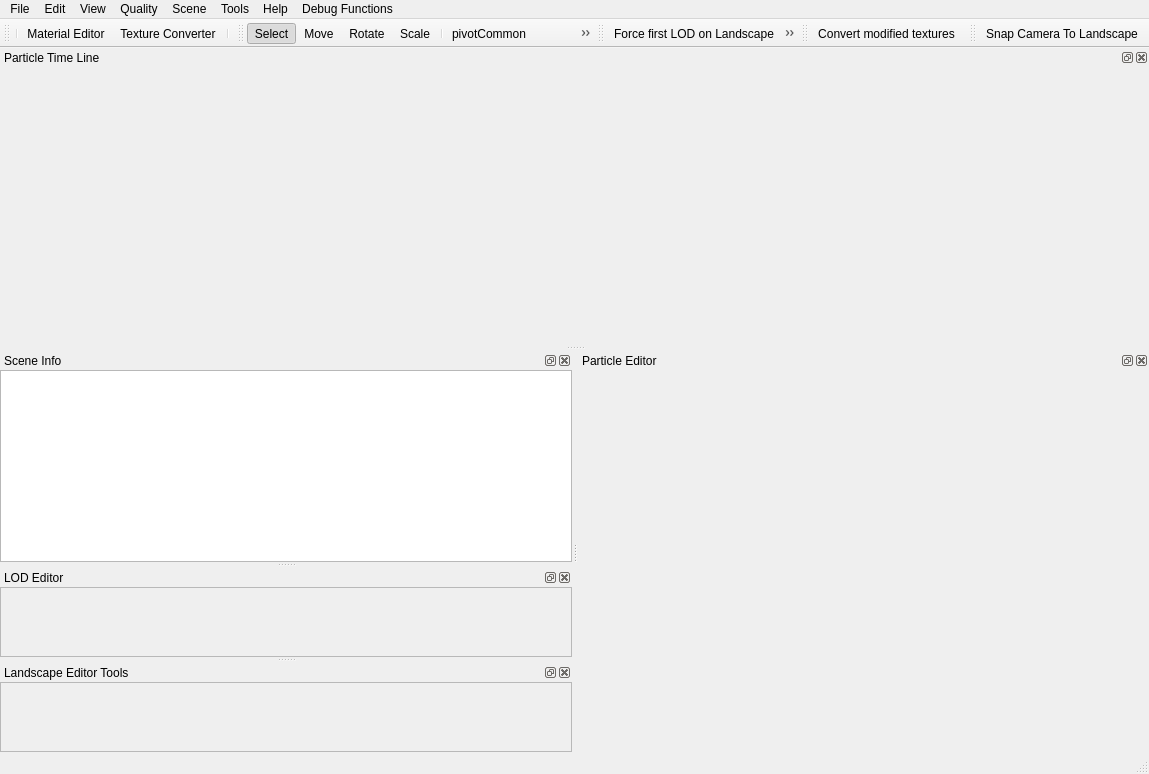
 <widget class="QMainWindow" name="MainWindow">
  <property name="geometry">
   <rect>
    <x>0</x>
    <y>0</y>
    <width>1149</width>
    <height>774</height>
   </rect>
  </property>
  <property name="sizePolicy">
   <sizepolicy hsizetype="Preferred" vsizetype="Preferred">
    <horstretch>0</horstretch>
    <verstretch>0</verstretch>
   </sizepolicy>
  </property>
  <property name="minimumSize">
   <size>
    <width>1024</width>
    <height>768</height>
   </size>
  </property>
  <property name="contextMenuPolicy">
   <enum>Qt::CustomContextMenu</enum>
  </property>
  <property name="windowTitle">
   <string>MainWindow</string>
  </property>
  <property name="dockOptions">
   <set>QMainWindow::AllowNestedDocks|QMainWindow::AllowTabbedDocks|QMainWindow::AnimatedDocks</set>
  </property>
  <widget class="QFrame" name="mainFrame">
   <layout class="QVBoxLayout" name="verticalLayout_8">
    <property name="spacing">
     <number>0</number>
    </property>
    <property name="leftMargin">
     <number>0</number>
    </property>
    <property name="topMargin">
     <number>0</number>
    </property>
    <property name="rightMargin">
     <number>0</number>
    </property>
    <property name="bottomMargin">
     <number>0</number>
    </property>
   </layout>
  </widget>
  <widget class="QToolBar" name="mainToolBar">
   <property name="windowTitle">
    <string>Main Toolbar</string>
   </property>
   <property name="iconSize">
    <size>
     <width>16</width>
     <height>16</height>
    </size>
   </property>
   <attribute name="toolBarArea">
    <enum>TopToolBarArea</enum>
   </attribute>
   <attribute name="toolBarBreak">
    <bool>false</bool>
   </attribute>
   <addaction name="separator"/>
   <addaction name="actionMaterialEditor"/>
   <addaction name="actionTextureConverter"/>
   <addaction name="separator"/>
  </widget>
  <widget class="QMenuBar" name="menuBar">
   <property name="geometry">
    <rect>
     <x>0</x>
     <y>0</y>
     <width>1149</width>
     <height>22</height>
    </rect>
   </property>
   <property name="path" stdset="0">
    <string/>
   </property>
   <widget class="QMenu" name="File">
    <property name="title">
     <string>File</string>
    </property>
   </widget>
   <widget class="QMenu" name="Tools">
    <property name="title">
     <string>Tools</string>
    </property>
    <addaction name="actionTextureConverter"/>
    <addaction name="actionMaterialEditor"/>
    <addaction name="actionCubemapEditor"/>
    <addaction name="actionImageSplitter"/>
    <addaction name="actionHeightmap_Delta_Tool"/>
    <addaction name="separator"/>
   </widget>
   <widget class="QMenu" name="View">
    <property name="title">
     <string>View</string>
    </property>
    <widget class="QMenu" name="Toolbars">
     <property name="title">
      <string>Toolbars</string>
     </property>
    </widget>
    <widget class="QMenu" name="menuLightView">
     <property name="title">
      <string>Light</string>
     </property>
     <addaction name="actionAlbedo"/>
     <addaction name="actionAmbient"/>
     <addaction name="actionDiffuse"/>
     <addaction name="actionSpecular"/>
    </widget>
    <widget class="QMenu" name="Dock">
     <property name="title">
      <string>Dock Windows</string>
     </property>
    </widget>
    <addaction name="menuLightView"/>
    <addaction name="separator"/>
    <addaction name="Toolbars"/>
    <addaction name="Dock"/>
    <addaction name="separator"/>
    <addaction name="actionShowEditorGizmo"/>
    <addaction name="actionLightmapCanvas"/>
    <addaction name="actionShowStaticOcclusion"/>
    <addaction name="actionEnableVisibilitySystem"/>
    <addaction name="separator"/>
   </widget>
   <widget class="QMenu" name="Edit">
    <property name="title">
     <string>Edit</string>
    </property>
    <addaction name="separator"/>
    <addaction name="actionModifySelect"/>
    <addaction name="actionModifyMove"/>
    <addaction name="actionModifyRotate"/>
    <addaction name="actionModifyScale"/>
    <addaction name="separator"/>
    <addaction name="actionLockTransform"/>
    <addaction name="actionUnlockTransform"/>
    <addaction name="separator"/>
    <addaction name="actionZeroPivotPoint"/>
    <addaction name="actionCenterPivotPoint"/>
    <addaction name="separator"/>
    <addaction name="separator"/>
   </widget>
   <widget class="QMenu" name="Help">
    <property name="title">
     <string>Help</string>
    </property>
    <addaction name="actionHelp"/>
   </widget>
   <widget class="QMenu" name="Scene">
    <property name="title">
     <string>Scene</string>
    </property>
    <widget class="QMenu" name="menuLandscape_2">
     <property name="title">
      <string>Landscape save</string>
     </property>
     <addaction name="actionSaveHeightmapToPNG"/>
     <addaction name="actionSaveTiledTexture"/>
    </widget>
    <widget class="QMenu" name="VisibilityCheckSystem">
     <property name="title">
      <string>Visibility Check System</string>
     </property>
     <addaction name="actionEnableVisibilitySystem"/>
     <addaction name="actionRefreshVisibilitySystem"/>
     <addaction name="separator"/>
     <addaction name="actionFixCurrentFrame"/>
     <addaction name="actionReleaseCurrentFrame"/>
    </widget>
    <addaction name="actionEnableCameraLight"/>
    <addaction name="actionConvertModifiedTextures"/>
    <addaction name="separator"/>
    <addaction name="actionHeightMapEditor"/>
    <addaction name="actionTileMapEditor"/>
    <addaction name="actionShowNotPassableLandscape"/>
    <addaction name="actionRulerTool"/>
    <addaction name="actionCustomColorsEditor"/>
    <addaction name="actionWayEditor"/>
    <addaction name="menuLandscape_2"/>
    <addaction name="separator"/>
    <addaction name="separator"/>
    <addaction name="actionBuildStaticOcclusion"/>
    <addaction name="actionInvalidateStaticOcclusion"/>
    <addaction name="VisibilityCheckSystem"/>
    <addaction name="separator"/>
    <addaction name="separator"/>
    <addaction name="actionSnapCameraToLandscape"/>
    <addaction name="separator"/>
    <addaction name="actionValidateScene"/>
   </widget>
   <widget class="QMenu" name="Quality">
    <property name="title">
     <string>Quality</string>
    </property>
    <addaction name="separator"/>
    <addaction name="actionCustomQuality"/>
   </widget>
   <widget class="QMenu" name="DebugFunctions">
    <property name="title">
     <string>Debug Functions</string>
    </property>
    <widget class="QMenu" name="menuDump">
     <property name="title">
      <string>Dump</string>
     </property>
     <addaction name="actionDumpTextures"/>
     <addaction name="actionDumpSprites"/>
    </widget>
    <addaction name="actionGridCopy"/>
    <addaction name="actionBatchProcess"/>
    <addaction name="actionCreateTestHardSkinnedObject"/>
    <addaction name="actionCreateTestSoftSkinnedObject"/>
    <addaction name="actionImageSplitterForNormals"/>
    <addaction name="actionReplaceTextureMipmap"/>
    <addaction name="menuDump"/>
    <addaction name="actionToggleUseInstancing"/>
   </widget>
   <addaction name="File"/>
   <addaction name="Edit"/>
   <addaction name="View"/>
   <addaction name="Quality"/>
   <addaction name="Scene"/>
   <addaction name="Tools"/>
   <addaction name="Help"/>
   <addaction name="DebugFunctions"/>
  </widget>
  <widget class="QDockWidget" name="dockParticleEditor">
   <property name="maximumSize">
    <size>
     <width>524287</width>
     <height>524287</height>
    </size>
   </property>
   <property name="windowTitle">
    <string>Particle Editor</string>
   </property>
   <attribute name="dockWidgetArea">
    <number>2</number>
   </attribute>
   <widget class="ParticleEditorWidget" name="dockWidgetContents_3"/>
  </widget>
  <widget class="QDockWidget" name="dockParticleEditorTimeLine">
   <property name="maximumSize">
    <size>
     <width>524287</width>
     <height>524287</height>
    </size>
   </property>
   <property name="windowTitle">
    <string>Particle Time Line</string>
   </property>
   <attribute name="dockWidgetArea">
    <number>4</number>
   </attribute>
   <widget class="ParticleTimeLineWidget" name="dockWidgetContents_2"/>
  </widget>
  <widget class="QToolBar" name="modificationToolBar">
   <property name="windowTitle">
    <string>Modifications Toolbar</string>
   </property>
   <property name="iconSize">
    <size>
     <width>16</width>
     <height>16</height>
    </size>
   </property>
   <attribute name="toolBarArea">
    <enum>TopToolBarArea</enum>
   </attribute>
   <attribute name="toolBarBreak">
    <bool>false</bool>
   </attribute>
   <addaction name="actionModifySelect"/>
   <addaction name="actionModifyMove"/>
   <addaction name="actionModifyRotate"/>
   <addaction name="actionModifyScale"/>
   <addaction name="separator"/>
   <addaction name="actionPivotCommon"/>
   <addaction name="actionPivotCenter"/>
   <addaction name="separator"/>
   <addaction name="actionZeroPivotPoint"/>
   <addaction name="actionCenterPivotPoint"/>
   <addaction name="separator"/>
   <addaction name="actionManualModifMode"/>
   <addaction name="actionModifyReset"/>
  </widget>
  <widget class="StatusBar" name="statusBar"/>
  <widget class="QDockWidget" name="dockSceneInfo">
   <property name="enabled">
    <bool>true</bool>
   </property>
   <property name="windowTitle">
    <string>Scene Info</string>
   </property>
   <attribute name="dockWidgetArea">
    <number>1</number>
   </attribute>
   <widget class="QWidget" name="dockSceneInfoContent">
    <layout class="QVBoxLayout" name="verticalLayout_6">
     <property name="spacing">
      <number>3</number>
     </property>
     <property name="leftMargin">
      <number>0</number>
     </property>
     <property name="topMargin">
      <number>0</number>
     </property>
     <property name="rightMargin">
      <number>0</number>
     </property>
     <property name="bottomMargin">
      <number>0</number>
     </property>
     <item>
      <widget class="SceneInfo" name="sceneInfo">
       <property name="enabled">
        <bool>true</bool>
       </property>
       <property name="autoFillBackground">
        <bool>false</bool>
       </property>
       <property name="frameShadow">
        <enum>QFrame::Plain</enum>
       </property>
       <property name="editTriggers">
        <set>QAbstractItemView::NoEditTriggers</set>
       </property>
       <property name="alternatingRowColors">
        <bool>false</bool>
       </property>
       <property name="selectionMode">
        <enum>QAbstractItemView::NoSelection</enum>
       </property>
       <property name="selectionBehavior">
        <enum>QAbstractItemView::SelectRows</enum>
       </property>
       <property name="indentation">
        <number>16</number>
       </property>
      </widget>
     </item>
    </layout>
   </widget>
  </widget>
  <widget class="QDockWidget" name="dockLODEditor">
   <property name="windowTitle">
    <string>LOD Editor</string>
   </property>
   <attribute name="dockWidgetArea">
    <number>1</number>
   </attribute>
   <widget class="QWidget" name="dockLODEditorContent">
    <layout class="QVBoxLayout" name="verticalLayout_2">
     <property name="leftMargin">
      <number>0</number>
     </property>
     <property name="topMargin">
      <number>0</number>
     </property>
     <property name="rightMargin">
      <number>0</number>
     </property>
     <property name="bottomMargin">
      <number>0</number>
     </property>
     <item>
      <widget class="QScrollArea" name="scrollArea">
       <property name="widgetResizable">
        <bool>true</bool>
       </property>
       <widget class="LODEditor" name="scrollAreaWidgetContents">
        <property name="geometry">
         <rect>
          <x>0</x>
          <y>0</y>
          <width>254</width>
          <height>136</height>
         </rect>
        </property>
       </widget>
      </widget>
     </item>
    </layout>
   </widget>
  </widget>
  <widget class="QToolBar" name="landscapeToolBar">
   <property name="windowTitle">
    <string>Landscape Toolbar</string>
   </property>
   <property name="iconSize">
    <size>
     <width>16</width>
     <height>16</height>
    </size>
   </property>
   <attribute name="toolBarArea">
    <enum>TopToolBarArea</enum>
   </attribute>
   <attribute name="toolBarBreak">
    <bool>false</bool>
   </attribute>
   <addaction name="actionForceFirstLODonLandscape"/>
   <addaction name="actionHeightMapEditor"/>
   <addaction name="actionTileMapEditor"/>
   <addaction name="actionShowNotPassableLandscape"/>
   <addaction name="actionRulerTool"/>
   <addaction name="actionCustomColorsEditor"/>
   <addaction name="actionWayEditor"/>
  </widget>
  <widget class="QToolBar" name="sceneToolBar">
   <property name="windowTitle">
    <string>Scene Toolbar</string>
   </property>
   <property name="iconSize">
    <size>
     <width>16</width>
     <height>16</height>
    </size>
   </property>
   <attribute name="toolBarArea">
    <enum>TopToolBarArea</enum>
   </attribute>
   <attribute name="toolBarBreak">
    <bool>false</bool>
   </attribute>
   <addaction name="actionConvertModifiedTextures"/>
  </widget>
  <widget class="QToolBar" name="cameraToolBar">
   <property name="windowTitle">
    <string>Camera Tool Bar</string>
   </property>
   <property name="iconSize">
    <size>
     <width>16</width>
     <height>16</height>
    </size>
   </property>
   <attribute name="toolBarArea">
    <enum>TopToolBarArea</enum>
   </attribute>
   <attribute name="toolBarBreak">
    <bool>false</bool>
   </attribute>
   <addaction name="actionSnapCameraToLandscape"/>
  </widget>
  <widget class="QDockWidget" name="dockLandscapeEditorControls">
   <property name="windowTitle">
    <string>Landscape Editor Tools</string>
   </property>
   <attribute name="dockWidgetArea">
    <number>1</number>
   </attribute>
   <widget class="QWidget" name="dockLandscapeEditorControlsContent">
    <layout class="QVBoxLayout" name="verticalLayout_3">
     <property name="leftMargin">
      <number>0</number>
     </property>
     <property name="topMargin">
      <number>0</number>
     </property>
     <property name="rightMargin">
      <number>0</number>
     </property>
     <property name="bottomMargin">
      <number>0</number>
     </property>
     <item>
      <widget class="QScrollArea" name="landscapeScrollArea">
       <property name="widgetResizable">
        <bool>true</bool>
       </property>
       <widget class="LandscapeEditorControlsPlaceholder" name="landscapeEditorControlsPlaceholder">
        <property name="geometry">
         <rect>
          <x>0</x>
          <y>0</y>
          <width>254</width>
          <height>136</height>
         </rect>
        </property>
       </widget>
      </widget>
     </item>
    </layout>
   </widget>
  </widget>
  <action name="actionMaterialEditor">
   <property name="icon">
    <iconset resource="Resources.qrc">
     <normaloff>:/QtIcons/materialeditor.png</normaloff>:/QtIcons/materialeditor.png</iconset>
   </property>
   <property name="text">
    <string>Material Editor</string>
   </property>
   <property name="shortcut">
    <string>Ctrl+M</string>
   </property>
   <property name="blockName" stdset="0">
    <string>Editor</string>
   </property>
   <property name="actionName" stdset="0">
    <string>Material Editor</string>
   </property>
  </action>
  <action name="actionHeightMapEditor">
   <property name="checkable">
    <bool>true</bool>
   </property>
   <property name="icon">
    <iconset resource="Resources.qrc">
     <normaloff>:/QtIcons/land_height.png</normaloff>:/QtIcons/land_height.png</iconset>
   </property>
   <property name="text">
    <string>Height Map Editor</string>
   </property>
   <property name="shortcut">
    <string>Ctrl+E</string>
   </property>
   <property name="actionName" stdset="0">
    <string>Height Map Editor</string>
   </property>
   <property name="blockName" stdset="0">
    <string>Editor</string>
   </property>
  </action>
  <action name="actionTileMapEditor">
   <property name="checkable">
    <bool>true</bool>
   </property>
   <property name="icon">
    <iconset resource="Resources.qrc">
     <normaloff>:/QtIcons/land_tile.png</normaloff>:/QtIcons/land_tile.png</iconset>
   </property>
   <property name="text">
    <string>Tile Mask Editor</string>
   </property>
   <property name="shortcut">
    <string>Ctrl+T</string>
   </property>
   <property name="actionName" stdset="0">
    <string>Tile Mask Editor</string>
   </property>
   <property name="blockName" stdset="0">
    <string>Editor</string>
   </property>
  </action>
  <action name="actionTextureConverter">
   <property name="icon">
    <iconset resource="Resources.qrc">
     <normaloff>:/QtIcons/textureeditor.png</normaloff>:/QtIcons/textureeditor.png</iconset>
   </property>
   <property name="text">
    <string>Texture Converter</string>
   </property>
   <property name="shortcut">
    <string>Alt+T</string>
   </property>
   <property name="actionName" stdset="0">
    <string>Texture converter</string>
   </property>
   <property name="blockName" stdset="0">
    <string>Editor</string>
   </property>
  </action>
  <action name="actionShowNotPassableLandscape">
   <property name="checkable">
    <bool>true</bool>
   </property>
   <property name="icon">
    <iconset resource="Resources.qrc">
     <normaloff>:/QtIcons/land_unpassable.png</normaloff>:/QtIcons/land_unpassable.png</iconset>
   </property>
   <property name="text">
    <string>Not Passable Landscape</string>
   </property>
   <property name="toolTip">
    <string>Not Passable Landscape</string>
   </property>
   <property name="shortcut">
    <string>Ctrl+A</string>
   </property>
   <property name="actionName" stdset="0">
    <string>Not Passable Landscape</string>
   </property>
   <property name="blockName" stdset="0">
    <string>Editor</string>
   </property>
  </action>
  <action name="actionRulerTool">
   <property name="checkable">
    <bool>true</bool>
   </property>
   <property name="icon">
    <iconset resource="Resources.qrc">
     <normaloff>:/QtIcons/land_ruler.png</normaloff>:/QtIcons/land_ruler.png</iconset>
   </property>
   <property name="text">
    <string>Ruler Tool</string>
   </property>
   <property name="shortcut">
    <string>Ctrl+R</string>
   </property>
   <property name="actionName" stdset="0">
    <string>Ruler Tool</string>
   </property>
   <property name="blockName" stdset="0">
    <string>Editor</string>
   </property>
  </action>
  <action name="actionModifyMove">
   <property name="checkable">
    <bool>true</bool>
   </property>
   <property name="icon">
    <iconset resource="Resources.qrc">
     <normaloff>:/QtIcons/modify_move.png</normaloff>:/QtIcons/modify_move.png</iconset>
   </property>
   <property name="text">
    <string>Move</string>
   </property>
   <property name="shortcut">
    <string notr="true">Q</string>
   </property>
   <property name="actionName" stdset="0">
    <string>Move</string>
   </property>
   <property name="blockName" stdset="0">
    <string>Scene Modification</string>
   </property>
  </action>
  <action name="actionModifyRotate">
   <property name="checkable">
    <bool>true</bool>
   </property>
   <property name="icon">
    <iconset resource="Resources.qrc">
     <normaloff>:/QtIcons/modify_rotate.png</normaloff>:/QtIcons/modify_rotate.png</iconset>
   </property>
   <property name="text">
    <string>Rotate</string>
   </property>
   <property name="shortcut">
    <string>E</string>
   </property>
   <property name="actionName" stdset="0">
    <string>Rotate</string>
   </property>
   <property name="blockName" stdset="0">
    <string>Scene Modification</string>
   </property>
  </action>
  <action name="actionModifyScale">
   <property name="checkable">
    <bool>true</bool>
   </property>
   <property name="icon">
    <iconset resource="Resources.qrc">
     <normaloff>:/QtIcons/modify_scale.png</normaloff>:/QtIcons/modify_scale.png</iconset>
   </property>
   <property name="text">
    <string>Scale</string>
   </property>
   <property name="shortcut">
    <string>R</string>
   </property>
   <property name="actionName" stdset="0">
    <string>Scale</string>
   </property>
   <property name="blockName" stdset="0">
    <string>Scene Modification</string>
   </property>
  </action>
  <action name="actionModifySelect">
   <property name="checkable">
    <bool>true</bool>
   </property>
   <property name="checked">
    <bool>true</bool>
   </property>
   <property name="icon">
    <iconset resource="Resources.qrc">
     <normaloff>:/QtIcons/modify_select.png</normaloff>:/QtIcons/modify_select.png</iconset>
   </property>
   <property name="text">
    <string>Select</string>
   </property>
  </action>
  <action name="actionModifyReset">
   <property name="icon">
    <iconset resource="Resources.qrc">
     <normaloff>:/QtIcons/ccancel.png</normaloff>:/QtIcons/ccancel.png</iconset>
   </property>
   <property name="text">
    <string>ModifyReset</string>
   </property>
  </action>
  <action name="actionEnableCameraLight">
   <property name="checkable">
    <bool>true</bool>
   </property>
   <property name="icon">
    <iconset resource="Resources.qrc">
     <normaloff>:/QtIcons/light.png</normaloff>:/QtIcons/light.png</iconset>
   </property>
   <property name="text">
    <string>Camera Light</string>
   </property>
   <property name="shortcut">
    <string>Alt+L</string>
   </property>
   <property name="actionName" stdset="0">
    <string>Camera Light</string>
   </property>
   <property name="blockName" stdset="0">
    <string>Editor</string>
   </property>
  </action>
  <action name="actionHelp">
   <property name="icon">
    <iconset resource="Resources.qrc">
     <normaloff>:/QtIcons/help.png</normaloff>:/QtIcons/help.png</iconset>
   </property>
   <property name="text">
    <string>Resource Editor Help</string>
   </property>
   <property name="shortcut">
    <string>F1</string>
   </property>
  </action>
  <action name="actionPivotCenter">
   <property name="checkable">
    <bool>true</bool>
   </property>
   <property name="icon">
    <iconset resource="Resources.qrc">
     <normaloff>:/QtIcons/pivot_center.png</normaloff>:/QtIcons/pivot_center.png</iconset>
   </property>
   <property name="text">
    <string>pivotCenter</string>
   </property>
   <property name="toolTip">
    <string>Use Pivot Point Center</string>
   </property>
  </action>
  <action name="actionPivotCommon">
   <property name="checkable">
    <bool>true</bool>
   </property>
   <property name="icon">
    <iconset resource="Resources.qrc">
     <normaloff>:/QtIcons/pivot_common.png</normaloff>:/QtIcons/pivot_common.png</iconset>
   </property>
   <property name="text">
    <string>pivotCommon</string>
   </property>
   <property name="toolTip">
    <string>Use Selection Center</string>
   </property>
  </action>
  <action name="actionManualModifMode">
   <property name="checkable">
    <bool>true</bool>
   </property>
   <property name="icon">
    <iconset resource="Resources.qrc">
     <normaloff>:/QtIcons/move_absolute.png</normaloff>
     <normalon>:/QtIcons/move_offset.png</normalon>:/QtIcons/move_absolute.png</iconset>
   </property>
   <property name="text">
    <string>manualModifMode</string>
   </property>
   <property name="toolTip">
    <string>Manual transform mode - Absolute/Offset</string>
   </property>
  </action>
  <action name="actionCubemapEditor">
   <property name="icon">
    <iconset resource="Resources.qrc">
     <normaloff>:/QtIcons/cubemap.png</normaloff>:/QtIcons/cubemap.png</iconset>
   </property>
   <property name="text">
    <string>Cubemap Editor</string>
   </property>
  </action>
  <action name="actionSaveHeightmapToPNG">
   <property name="text">
    <string>Save Heightmap as Image</string>
   </property>
  </action>
  <action name="actionSaveTiledTexture">
   <property name="text">
    <string>Save Landscape Texture</string>
   </property>
  </action>
  <action name="actionCustomColorsEditor">
   <property name="checkable">
    <bool>true</bool>
   </property>
   <property name="icon">
    <iconset resource="Resources.qrc">
     <normaloff>:/QtIcons/land_custcolor.png</normaloff>:/QtIcons/land_custcolor.png</iconset>
   </property>
   <property name="text">
    <string>Custom Colors Editor</string>
   </property>
   <property name="toolTip">
    <string>Custom Colors Editor</string>
   </property>
  </action>
  <action name="actionShowEditorGizmo">
   <property name="checkable">
    <bool>true</bool>
   </property>
   <property name="checked">
    <bool>true</bool>
   </property>
   <property name="icon">
    <iconset resource="Resources.qrc">
     <normaloff>:/QtIcons/gizmo.png</normaloff>:/QtIcons/gizmo.png</iconset>
   </property>
   <property name="text">
    <string>Show Editor Gizmo</string>
   </property>
   <property name="shortcut">
    <string>F12</string>
   </property>
   <property name="actionName" stdset="0">
    <string>Show Editor Gizmo</string>
   </property>
   <property name="blockName" stdset="0">
    <string>Editor</string>
   </property>
  </action>
  <action name="actionBuildStaticOcclusion">
   <property name="text">
    <string>Build Static Occlusion</string>
   </property>
  </action>
  <action name="actionConvertModifiedTextures">
   <property name="icon">
    <iconset resource="Resources.qrc">
     <normaloff>:/QtIconsTextureDialog/convert.png</normaloff>:/QtIconsTextureDialog/convert.png</iconset>
   </property>
   <property name="text">
    <string>Convert modified textures</string>
   </property>
  </action>
  <action name="actionAlbedo">
   <property name="checkable">
    <bool>true</bool>
   </property>
   <property name="checked">
    <bool>true</bool>
   </property>
   <property name="text">
    <string>Albedo</string>
   </property>
  </action>
  <action name="actionAmbient">
   <property name="checkable">
    <bool>true</bool>
   </property>
   <property name="checked">
    <bool>true</bool>
   </property>
   <property name="text">
    <string>Ambient</string>
   </property>
  </action>
  <action name="actionDiffuse">
   <property name="checkable">
    <bool>true</bool>
   </property>
   <property name="checked">
    <bool>true</bool>
   </property>
   <property name="text">
    <string>Diffuse</string>
   </property>
  </action>
  <action name="actionSpecular">
   <property name="checkable">
    <bool>true</bool>
   </property>
   <property name="checked">
    <bool>true</bool>
   </property>
   <property name="text">
    <string>Specular</string>
   </property>
  </action>
  <action name="actionCustomQuality">
   <property name="text">
    <string>Custom...</string>
   </property>
   <property name="toolTip">
    <string>Custom Quality Settings</string>
   </property>
  </action>
  <action name="actionGridCopy">
   <property name="text">
    <string>Grid Copy</string>
   </property>
  </action>
  <action name="actionSetLightViewMode">
   <property name="icon">
    <iconset resource="Resources.qrc">
     <normaloff>:/QtIcons/light_settings.png</normaloff>:/QtIcons/light_settings.png</iconset>
   </property>
   <property name="text">
    <string>setLightViewMode</string>
   </property>
   <property name="toolTip">
    <string>Set Materials LightViewMode</string>
   </property>
  </action>
  <action name="actionLightmapCanvas">
   <property name="checkable">
    <bool>true</bool>
   </property>
   <property name="checked">
    <bool>true</bool>
   </property>
   <property name="text">
    <string>Show Lightmap Canvas</string>
   </property>
  </action>
  <action name="actionImageSplitter">
   <property name="icon">
    <iconset resource="Resources.qrc">
     <normaloff>:/QtIcons/image_splitter.png</normaloff>:/QtIcons/image_splitter.png</iconset>
   </property>
   <property name="text">
    <string>ImageSplitter</string>
   </property>
  </action>
  <action name="actionCenterPivotPoint">
   <property name="icon">
    <iconset resource="Resources.qrc">
     <normaloff>:/QtIcons/pivot_mote_to_center.png</normaloff>:/QtIcons/pivot_mote_to_center.png</iconset>
   </property>
   <property name="text">
    <string>Center Pivot Point</string>
   </property>
  </action>
  <action name="actionZeroPivotPoint">
   <property name="icon">
    <iconset resource="Resources.qrc">
     <normaloff>:/QtIcons/pivot_move_to_zero.png</normaloff>:/QtIcons/pivot_move_to_zero.png</iconset>
   </property>
   <property name="text">
    <string>Zero Pivot Point</string>
   </property>
  </action>
  <action name="actionLockTransform">
   <property name="icon">
    <iconset resource="Resources.qrc">
     <normaloff>:/QtIcons/lock_add.png</normaloff>:/QtIcons/lock_add.png</iconset>
   </property>
   <property name="text">
    <string>Lock Transform</string>
   </property>
  </action>
  <action name="actionUnlockTransform">
   <property name="icon">
    <iconset resource="Resources.qrc">
     <normaloff>:/QtIcons/lock_delete.png</normaloff>:/QtIcons/lock_delete.png</iconset>
   </property>
   <property name="text">
    <string>Unlock Transform</string>
   </property>
  </action>
  <action name="actionInvalidateStaticOcclusion">
   <property name="text">
    <string>Invalidate Static Occlusion</string>
   </property>
  </action>
  <action name="actionShowStaticOcclusion">
   <property name="checkable">
    <bool>true</bool>
   </property>
   <property name="checked">
    <bool>false</bool>
   </property>
   <property name="icon">
    <iconset resource="Resources.qrc">
     <normaloff>:/QtIcons/so.png</normaloff>:/QtIcons/so.png</iconset>
   </property>
   <property name="text">
    <string>Show Static Occlusion</string>
   </property>
  </action>
  <action name="actionHeightmap_Delta_Tool">
   <property name="text">
    <string>Height Delta Tool</string>
   </property>
  </action>
  <action name="actionBatchProcess">
   <property name="text">
    <string>BatchProcess</string>
   </property>
   <property name="toolTip">
    <string>BatchProcess</string>
   </property>
  </action>
  <action name="actionCreateTestSoftSkinnedObject">
   <property name="text">
    <string>Create Test Soft Skinned Object</string>
   </property>
  </action>
  <action name="actionWayEditor">
   <property name="checkable">
    <bool>true</bool>
   </property>
   <property name="icon">
    <iconset resource="Resources.qrc">
     <normaloff>:/QtIcons/path.png</normaloff>:/QtIcons/path.png</iconset>
   </property>
   <property name="text">
    <string>WayEditor</string>
   </property>
  </action>
  <action name="actionSnapCameraToLandscape">
   <property name="checkable">
    <bool>true</bool>
   </property>
   <property name="icon">
    <iconset resource="Resources.qrc">
     <normaloff>:/QtIcons/snapcamera.png</normaloff>:/QtIcons/snapcamera.png</iconset>
   </property>
   <property name="text">
    <string>Snap Camera To Landscape</string>
   </property>
   <property name="toolTip">
    <string>Snap Camera To Landscape</string>
   </property>
  </action>
  <action name="actionImageSplitterForNormals">
   <property name="text">
    <string>ImageSplitter for Normals</string>
   </property>
  </action>
  <action name="actionReplaceTextureMipmap">
   <property name="text">
    <string>Replace Textures mipmaps</string>
   </property>
  </action>
  <action name="actionEnableDisableShadows">
   <property name="checkable">
    <bool>true</bool>
   </property>
   <property name="icon">
    <iconset resource="Resources.qrc">
     <normaloff>:/QtIcons/shadow.png</normaloff>:/QtIcons/shadow.png</iconset>
   </property>
   <property name="text">
    <string>Change Shadows Drawing </string>
   </property>
  </action>
  <action name="actionDumpTextures">
   <property name="text">
    <string>Textures</string>
   </property>
  </action>
  <action name="actionDumpSprites">
   <property name="text">
    <string>Sprites</string>
   </property>
  </action>
  <action name="actionForceFirstLODonLandscape">
   <property name="checkable">
    <bool>true</bool>
   </property>
   <property name="icon">
    <iconset resource="Resources.qrc">
     <normaloff>:/QtIconsTextureDialog/zoom_100.png</normaloff>:/QtIconsTextureDialog/zoom_100.png</iconset>
   </property>
   <property name="text">
    <string>Force first LOD on Landscape</string>
   </property>
  </action>
  <action name="actionEnableVisibilitySystem">
   <property name="checkable">
    <bool>true</bool>
   </property>
   <property name="icon">
    <iconset resource="Resources.qrc">
     <normaloff>:/QtIcons/eye.png</normaloff>:/QtIcons/eye.png</iconset>
   </property>
   <property name="text">
    <string>Enable Visibility System</string>
   </property>
   <property name="shortcut">
    <string>Alt+Shift+V</string>
   </property>
   <property name="actionName" stdset="0">
    <string>Enable/Disable</string>
   </property>
   <property name="blockName" stdset="0">
    <string>Visibility System</string>
   </property>
  </action>
  <action name="actionFixCurrentFrame">
   <property name="text">
    <string>Fix Current Frame</string>
   </property>
   <property name="shortcut">
    <string>Alt+V</string>
   </property>
   <property name="blockName" stdset="0">
    <string>Visibility System</string>
   </property>
   <property name="actionName" stdset="0">
    <string>Fix Current Frame</string>
   </property>
  </action>
  <action name="actionReleaseCurrentFrame">
   <property name="text">
    <string>Release Fixed Frame</string>
   </property>
   <property name="shortcut">
    <string>Ctrl+Alt+V</string>
   </property>
   <property name="actionName" stdset="0">
    <string>Release Fixed Frame</string>
   </property>
   <property name="blockName" stdset="0">
    <string>Visibility System</string>
   </property>
  </action>
  <action name="actionRefreshVisibilitySystem">
   <property name="icon">
    <iconset resource="Resources.qrc">
     <normaloff>:/QtIcons/reloadtextures.png</normaloff>:/QtIcons/reloadtextures.png</iconset>
   </property>
   <property name="text">
    <string>Refresh Visibility System</string>
   </property>
   <property name="shortcut">
    <string>Alt+R</string>
   </property>
   <property name="actionName" stdset="0">
    <string>Refresh</string>
   </property>
   <property name="blockName" stdset="0">
    <string>Visibility System</string>
   </property>
  </action>
  <action name="actionToggleUseInstancing">
   <property name="text">
    <string>Toggle Use Instancing by Landscape</string>
   </property>
  </action>
  <action name="actionEnableSounds">
   <property name="checkable">
    <bool>true</bool>
   </property>
   <property name="icon">
    <iconset resource="Resources.qrc">
     <normaloff>:/QtIcons/rspeaker_off.png</normaloff>
     <normalon>:/QtIcons/rspeaker_on.png</normalon>:/QtIcons/rspeaker_off.png</iconset>
   </property>
   <property name="text">
    <string>Mute</string>
   </property>
   <property name="toolTip">
    <string>Mute scene sounds</string>
   </property>
  </action>
  <action name="actionValidateScene">
   <property name="text">
    <string>Validate scene</string>
   </property>
   <property name="toolTip">
    <string>Perform some routine checks under scene objects</string>
   </property>
  </action>
  <action name="actionCreateTestHardSkinnedObject">
   <property name="text">
    <string>Create Test Hard Skinned Object</string>
   </property>
  </action>
 </widget>
